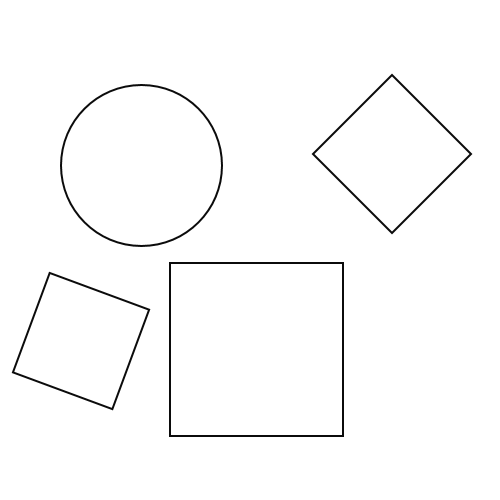
#> input picture imgs/src/test_white.png, 500 x 500 px; its folder holds 3 pictures in this run
$ python diff_filter_test.py
#> lines starting #> are read from the running program, lines starting #| are printed output that depends on the picture
### diff_filter.py
import numpy as np

class DiffFilter():
    def __init__(self):
        self.__kernel_3x3_base = [
            np.array([[1,  0, 0],
                      [0, -1, 0],
                      [0,  0, 0]], dtype=np.float32),
            np.array([[0,  1, 0],
                      [0, -1, 0],
                      [0,  0, 0]], dtype=np.float32),
        ]

        self.__kernel_5x5_base = [
            np.array([[9,  6,  0,  0, 0],
                      [6,  3, -3, -1, 0],
                      [0, -3, -9, -3, 0],
                      [0, -1, -3, -1, 0],
                      [0,  0,  0,  0, 0]], dtype=np.float32) / 24,
            np.array([[3, 18,   9,  0, 0],
                      [2, 10,   0, -2, 0],
                      [0, -6, -18, -6, 0],
                      [0, -2,  -6, -2, 0],
                      [0,  0,   0,  0, 0]], dtype=np.float32) / 42,
            np.array([[0,  3,  9,  3, 0],
                      [0,  1,  3,  1, 0],
                      [0, -3, -9, -3, 0],
                      [0, -1, -3, -1, 0],
                      [0,  0,  0,  0, 0]], dtype=np.float32) / 20
        ]

        self.__kernel_7x7_base = [
            np.array([[9, 9,  3,  0,  0, 0, 0],
                      [9, 9,  3,  0,  0, 0, 0],
                      [3, 3, -3, -6, -4, 0, 0],
                      [0, 0, -6, -9, -6, 0, 0],
                      [0, 0, -4, -6, -4, 0, 0],
                      [0, 0,  0,  0,  0, 0, 0],
                      [0, 0,  0,  0,  0, 0, 0]], dtype=np.float32) / 48,
            np.array([[6, 27,  27,   3,   0, 0, 0],
                      [6, 27,  27,   3,   0, 0, 0],
                      [2,  9,  -3, -17, -12, 0, 0],
                      [0,  0, -18, -27, -18, 0, 0],
                      [0,  0, -12, -18, -12, 0, 0],
                      [0,  0,   0,   0,   0, 0, 0],
                      [0,  0,   0,   0,   0, 0, 0]], dtype=np.float32) / 137,
            np.array([[0, 12,  27,  24,   0, 0, 0],
                      [0, 12,  27,  24,   0, 0, 0],
                      [0,  4,  -3, -10, -12, 0, 0],
                      [0,  0, -18, -27, -18, 0, 0],
                      [0,  0, -12, -18, -12, 0, 0],
                      [0,  0,   0,   0,   0, 0, 0],
                      [0,  0,   0,   0,   0, 0, 0]], dtype=np.float32) / 130,
            np.array([[0, 0,  6,  9,  6, 0, 0],
                      [0, 0,  6,  9,  6, 0, 0],
                      [0, 0, -2, -3, -2, 0, 0],
                      [0, 0, -6, -9, -6, 0, 0],
                      [0, 0, -4, -6, -4, 0, 0],
                      [0, 0,  0,  0,  0, 0, 0],
                      [0, 0,  0,  0,  0, 0, 0]], dtype=np.float32) / 42,
        ]

        self.__kernel_9x9_base = [
            np.array([[1, 1, 1,  0,  0,  0, 0, 0, 0],
                      [1, 1, 1,  0,  0,  0, 0, 0, 0],
                      [1, 1, 1,  0,  0,  0, 0, 0, 0],
                      [0, 0, 0, -1, -1, -1, 0, 0, 0],
                      [0, 0, 0, -1, -1, -1, 0, 0, 0],
                      [0, 0, 0, -1, -1, -1, 0, 0, 0],
                      [0, 0, 0,  0,  0,  0, 0, 0, 0],
                      [0, 0, 0,  0,  0,  0, 0, 0, 0],
                      [0, 0, 0,  0,  0,  0, 0, 0, 0],], dtype=np.float32) / 9,
            np.array([[0, 1, 2,  2,  1,  0, 0, 0, 0],
                      [0, 1, 2,  2,  1,  0, 0, 0, 0],
                      [0, 1, 2,  2,  1,  0, 0, 0, 0],
                      [0, 0, 0, -2, -2, -2, 0, 0, 0],
                      [0, 0, 0, -2, -2, -2, 0, 0, 0],
                      [0, 0, 0, -2, -2, -2, 0, 0, 0],
                      [0, 0, 0,  0,  0,  0, 0, 0, 0],
                      [0, 0, 0,  0,  0,  0, 0, 0, 0],
                      [0, 0, 0,  0,  0,  0, 0, 0, 0],], dtype=np.float32) / 18,
            np.array([[0, 0, 0,  1,  1,  1, 0, 0, 0],
                      [0, 0, 0,  1,  1,  1, 0, 0, 0],
                      [0, 0, 0,  1,  1,  1, 0, 0, 0],
                      [0, 0, 0, -1, -1, -1, 0, 0, 0],
                      [0, 0, 0, -1, -1, -1, 0, 0, 0],
                      [0, 0, 0, -1, -1, -1, 0, 0, 0],
                      [0, 0, 0,  0,  0,  0, 0, 0, 0],
                      [0, 0, 0,  0,  0,  0, 0, 0, 0],
                      [0, 0, 0,  0,  0,  0, 0, 0, 0],], dtype=np.float32) / 9,
        ]

    @staticmethod
    def symmetric_8(kernel_base):
        assert len(kernel_base) == 2

        kernels = [
            kernel_base[0].copy(),
            kernel_base[1].copy(),
            np.flip(kernel_base[0], axis = 1),
            np.transpose(kernel_base[1]),
            np.flip(np.transpose(kernel_base[1]), axis = 1),
            np.flip(kernel_base[0], axis = 0),
            np.flip(kernel_base[1], axis = 0),
            np.flip(np.flip(kernel_base[0], axis = 1), axis = 0),
        ]

        return kernels

    @staticmethod
    def symmetric_16(kernel_base):
        assert len(kernel_base) == 3

        kernels = [
            kernel_base[0].copy(),
            kernel_base[1].copy(),
            kernel_base[2].copy(),
            np.flip(kernel_base[1], axis = 1),
            np.flip(kernel_base[0], axis = 1),
            np.transpose(kernel_base[1]),
            np.flip(np.transpose(kernel_base[1]), axis = 1),
            np.transpose(kernel_base[2]),
            np.flip(np.transpose(kernel_base[2]), axis = 1),
            np.flip(np.transpose(kernel_base[1]), axis = 0),
            np.flip(np.flip(np.transpose(kernel_base[1]), axis = 1), axis = 0),
            np.flip(kernel_base[0], axis = 0),
            np.flip(kernel_base[1], axis = 0),
            np.flip(kernel_base[2], axis = 0),
            np.flip(np.flip(kernel_base[1], axis = 1), axis = 0),
            np.flip(np.flip(kernel_base[0], axis = 1), axis = 0),
        ]

        return kernels

    @staticmethod
    def symmetric_24(kernel_base):
        assert len(kernel_base) == 4

        kernels = [
            kernel_base[0].copy(),
            kernel_base[1].copy(),
            kernel_base[2].copy(),
            kernel_base[3].copy(),
            np.flip(kernel_base[2], axis = 1),
            np.flip(kernel_base[1], axis = 1),
            np.flip(kernel_base[0], axis = 1),
            np.transpose(kernel_base[1]),
            np.flip(np.transpose(kernel_base[1]), axis = 1),
            np.transpose(kernel_base[2]),
            np.flip(np.transpose(kernel_base[2]), axis = 1),
            np.transpose(kernel_base[3]),
            np.flip(np.transpose(kernel_base[3]), axis = 1),
            np.flip(np.transpose(kernel_base[2]), axis = 0),
            np.flip(np.flip(np.transpose(kernel_base[2]), axis = 1), axis = 0),
            np.flip(np.transpose(kernel_base[1]), axis = 0),
            np.flip(np.flip(np.transpose(kernel_base[1]), axis = 1), axis = 0),
            np.flip(kernel_base[0], axis = 0),
            np.flip(kernel_base[1], axis = 0),
            np.flip(kernel_base[2], axis = 0),
            np.flip(kernel_base[3], axis = 0),
            np.flip(np.flip(kernel_base[2], axis = 1), axis = 0),
            np.flip(np.flip(kernel_base[1], axis = 1), axis = 0),
            np.flip(np.flip(kernel_base[0], axis = 1), axis = 0),
        ]

        return kernels

    @property
    def kernels_3x3(self):
        return DiffFilter.symmetric_8(self.__kernel_3x3_base)

    @property
    def kernels_5x5(self):
        return DiffFilter.symmetric_16(self.__kernel_5x5_base)

    @property
    def kernels_7x7(self):
        return DiffFilter.symmetric_24(self.__kernel_7x7_base)

    @property
    def kernels_9x9(self):
        return DiffFilter.symmetric_16(self.__kernel_9x9_base)

### diff_filter_test.py
import numpy as np
import cv2

from diff_filter import DiffFilter

df = DiffFilter()

np.set_printoptions(precision=5, linewidth=256)

def sum_minmax_test():
    print('test sum minmax')

    for kernels in [df.kernels_3x3, df.kernels_5x5, df.kernels_7x7, df.kernels_9x9]:
        for kernel in kernels:
            print(kernel)
            print(np.sum(kernel))
            print(np.sum(np.maximum(0, kernel)))
            print(np.sum(np.minimum(0, kernel)))
            print('\n')

            assert np.abs(np.sum(kernel)) < 1e-6
            assert np.abs(np.sum(np.maximum(0, kernel)) - 1) < 1e-6
            assert np.abs(np.sum(np.minimum(0, kernel)) + 1) < 1e-6

def error_test():
    print('test error')

    for i in range(2):
        x = np.zeros((3, 3))
        x[0, i] = +1
        x[1, 1] = -1

        print(x)
        print(df.kernels_3x3[i])
        print('\n')

        assert np.sum(np.abs(df.kernels_3x3[i] - x)) < 1e-6

    for i in range(3):
        x = np.zeros((6, 6))
        x[0:2, i:i+2] = +1
        x[2:4, 2:4] = -1
        x = cv2.resize(x, (5, 5), interpolation=cv2.INTER_AREA)
        x /= np.sum(np.maximum(0, x))

        print(x)
        print(df.kernels_5x5[i])
        print('\n')

        assert np.sum(np.abs(df.kernels_5x5[i] - x)) < 1e-6

    for i in range(4):
        x = np.zeros((9, 9))
        x[0:3, i:i+3] = +1
        x[3:6, 3:6] = -1
        x = cv2.resize(x, (7, 7), interpolation=cv2.INTER_AREA)
        x /= np.sum(np.maximum(0, x))

        print(x)
        print(df.kernels_7x7[i])
        print('\n')

        assert np.sum(np.abs(df.kernels_7x7[i] - x)) < 1e-6

def image_test():
    print('test image')

    imgnames = ['test_white', 'test_grey', 'test_black']

    for imgname in imgnames:
        img_src = cv2.imread('imgs/src/%s.png' % imgname, cv2.IMREAD_GRAYSCALE).astype(np.float32)
#> img_src: shape (500, 500) float32; min 11, max 255, mean 250.9

        for ksize, kernels in zip(['3x3', '5x5', '7x7', '9x9'], [df.kernels_3x3, df.kernels_5x5, df.kernels_7x7, df.kernels_9x9]):
            for i, kernel in enumerate(kernels):
                img_dst = cv2.filter2D(img_src, ddepth = -1, kernel=kernel, borderType = cv2.BORDER_REPLICATE)

                cv2.imwrite('imgs/dst/%s_%s_%d.png' % (imgname, ksize, i), img_dst)
#> this loop made 4 passes
#> pass 1, in image_test, `cv2.imwrite('imgs/dst/%s_%s_%d.png' % (imgname, ksize, i), img_dst)`:
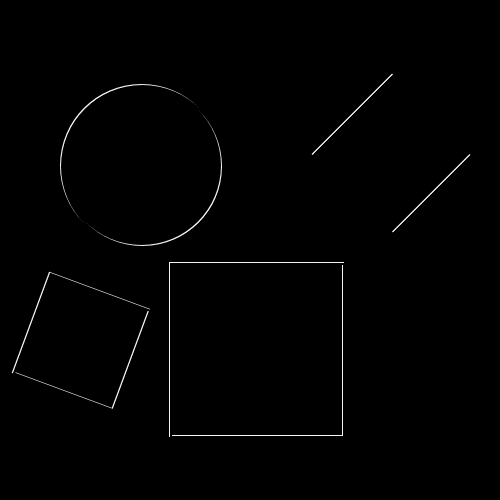
#> saved as test_white_3x3_0.png: shape (500, 500); min 0, max 244, mean 1.8
#> pass 1, in image_test, `cv2.imwrite('imgs/dst/%s_%s_%d.png' % (imgname, ksize, i), img_dst)`:
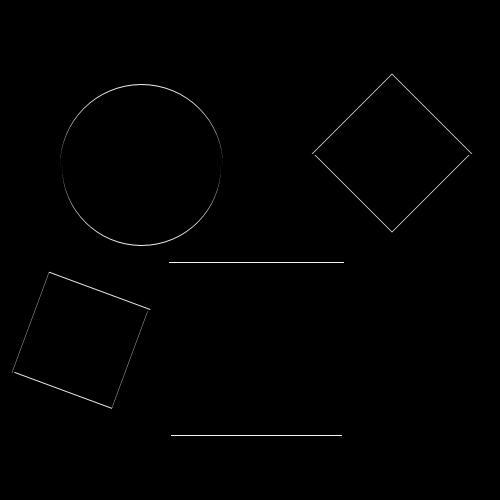
#> saved as test_white_3x3_1.png: shape (500, 500); min 0, max 244, mean 1.2
#> pass 1, in image_test, `cv2.imwrite('imgs/dst/%s_%s_%d.png' % (imgname, ksize, i), img_dst)`:
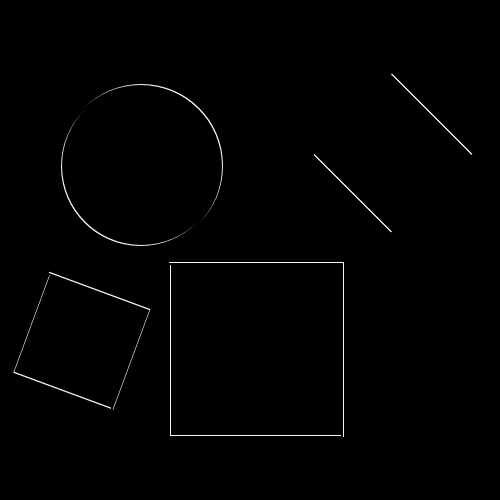
#> saved as test_white_3x3_2.png: shape (500, 500); min 0, max 244, mean 1.8
#> pass 1, in image_test, `cv2.imwrite('imgs/dst/%s_%s_%d.png' % (imgname, ksize, i), img_dst)`:
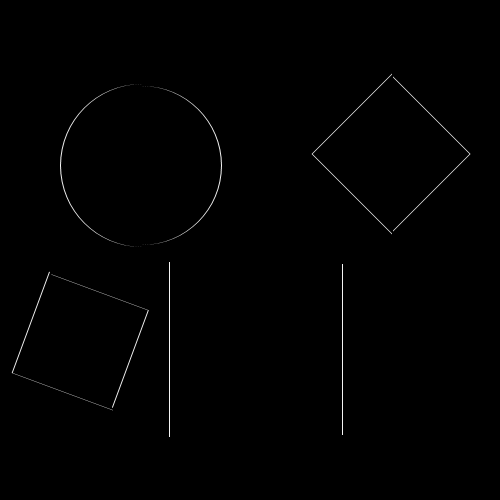
#> saved as test_white_3x3_3.png: shape (500, 500); min 0, max 244, mean 1.2

def duplicate_test():
    print('test duplicate')

    for kernels in [df.kernels_3x3, df.kernels_5x5, df.kernels_7x7, df.kernels_9x9]:
        for i, kernel_a in enumerate(kernels):
            for kernel_b in kernels[i+1:]:

                print(kernel_a)
                print(kernel_b)
                print('\n')

                assert np.sum(np.abs(kernel_a - kernel_b)) > 1e-6

if __name__ == '__main__':
    sum_minmax_test()
    error_test()
#> (the run stopped early here; a loop or call above may not have finished)
